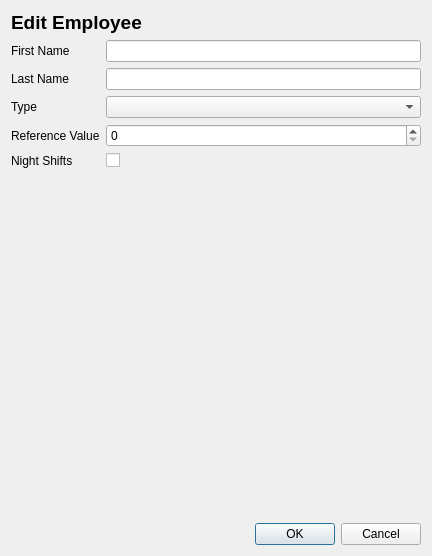
<?xml version="1.0" encoding="UTF-8"?>
<ui version="4.0">
 <class>Form</class>
 <widget class="QWidget" name="Form">
  <property name="geometry">
   <rect>
    <x>0</x>
    <y>0</y>
    <width>432</width>
    <height>556</height>
   </rect>
  </property>
  <property name="windowTitle">
   <string>Form</string>
  </property>
  <layout class="QVBoxLayout" name="verticalLayout">
   <item>
    <layout class="QVBoxLayout" name="userEditorLayout" stretch="0,1,0">
     <property name="sizeConstraint">
      <enum>QLayout::SetDefaultConstraint</enum>
     </property>
     <item>
      <widget class="QLabel" name="editorTitle">
       <property name="font">
        <font>
         <pointsize>14</pointsize>
         <weight>75</weight>
         <bold>true</bold>
        </font>
       </property>
       <property name="text">
        <string>Edit Employee</string>
       </property>
      </widget>
     </item>
     <item>
      <layout class="QFormLayout" name="userFormLayout">
       <item row="0" column="0">
        <widget class="QLabel" name="firstNameLabel">
         <property name="text">
          <string>First Name</string>
         </property>
        </widget>
       </item>
       <item row="0" column="1">
        <widget class="QLineEdit" name="firstNameEdit"/>
       </item>
       <item row="1" column="0">
        <widget class="QLabel" name="lastNameLabel">
         <property name="text">
          <string>Last Name</string>
         </property>
        </widget>
       </item>
       <item row="1" column="1">
        <widget class="QLineEdit" name="lastNameEdit"/>
       </item>
       <item row="2" column="0">
        <widget class="QLabel" name="typeLabel">
         <property name="text">
          <string>Type</string>
         </property>
        </widget>
       </item>
       <item row="2" column="1">
        <widget class="QComboBox" name="typeCombobox"/>
       </item>
       <item row="3" column="0">
        <widget class="QLabel" name="referenceLabel">
         <property name="text">
          <string>Reference Value</string>
         </property>
        </widget>
       </item>
       <item row="3" column="1">
        <widget class="QSpinBox" name="referenceSpinner"/>
       </item>
       <item row="4" column="0">
        <widget class="QLabel" name="nightShiftsLabel">
         <property name="text">
          <string>Night Shifts</string>
         </property>
        </widget>
       </item>
       <item row="4" column="1">
        <widget class="QCheckBox" name="nightShiftsEdit">
         <property name="text">
          <string/>
         </property>
        </widget>
       </item>
      </layout>
     </item>
     <item>
      <widget class="QDialogButtonBox" name="buttonBox">
       <property name="standardButtons">
        <set>QDialogButtonBox::Cancel|QDialogButtonBox::Ok</set>
       </property>
      </widget>
     </item>
    </layout>
   </item>
  </layout>
 </widget>
 <resources/>
 <connections/>
</ui>
